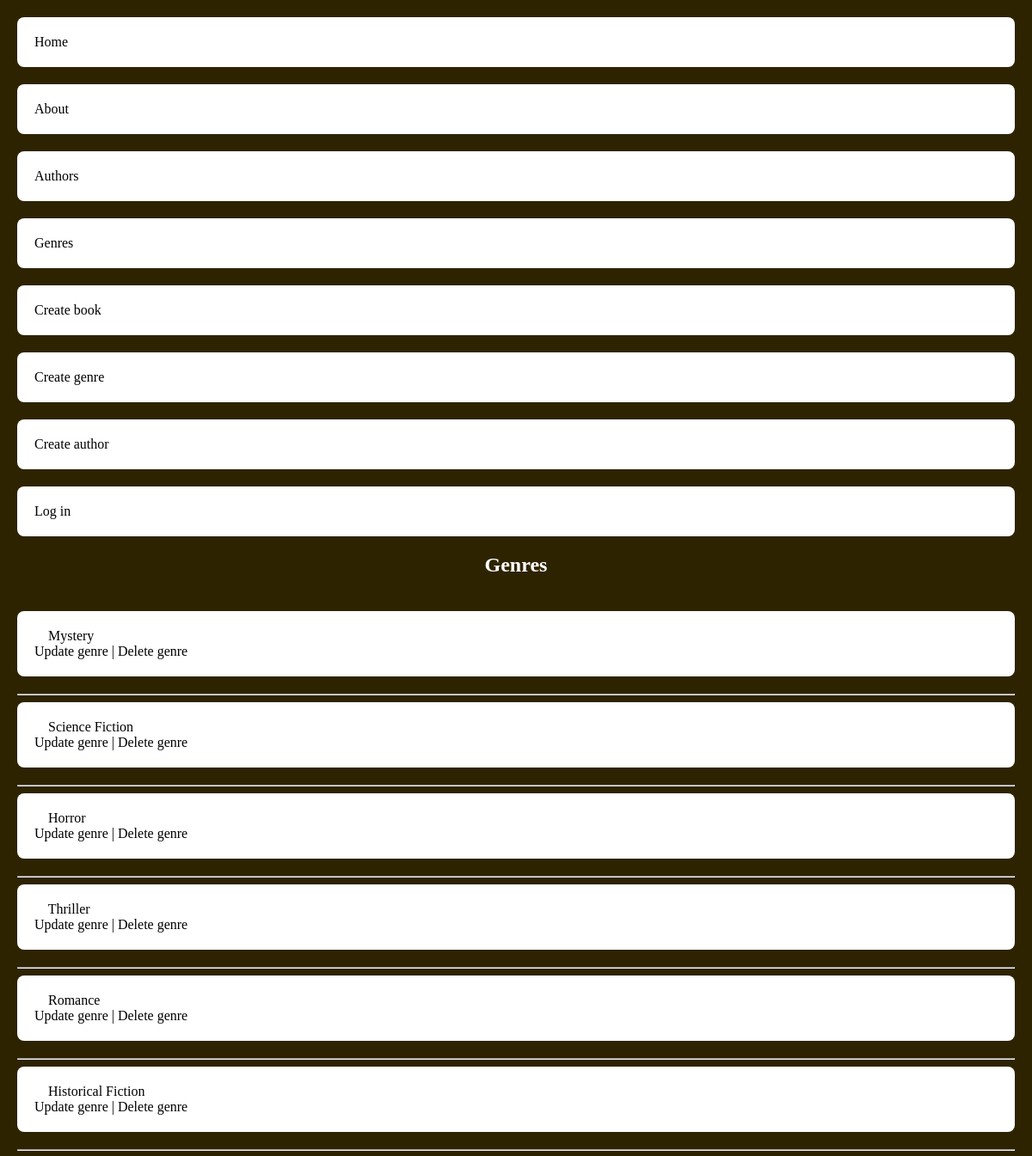
Before: /library/genres/ (upper part) with the older database file.
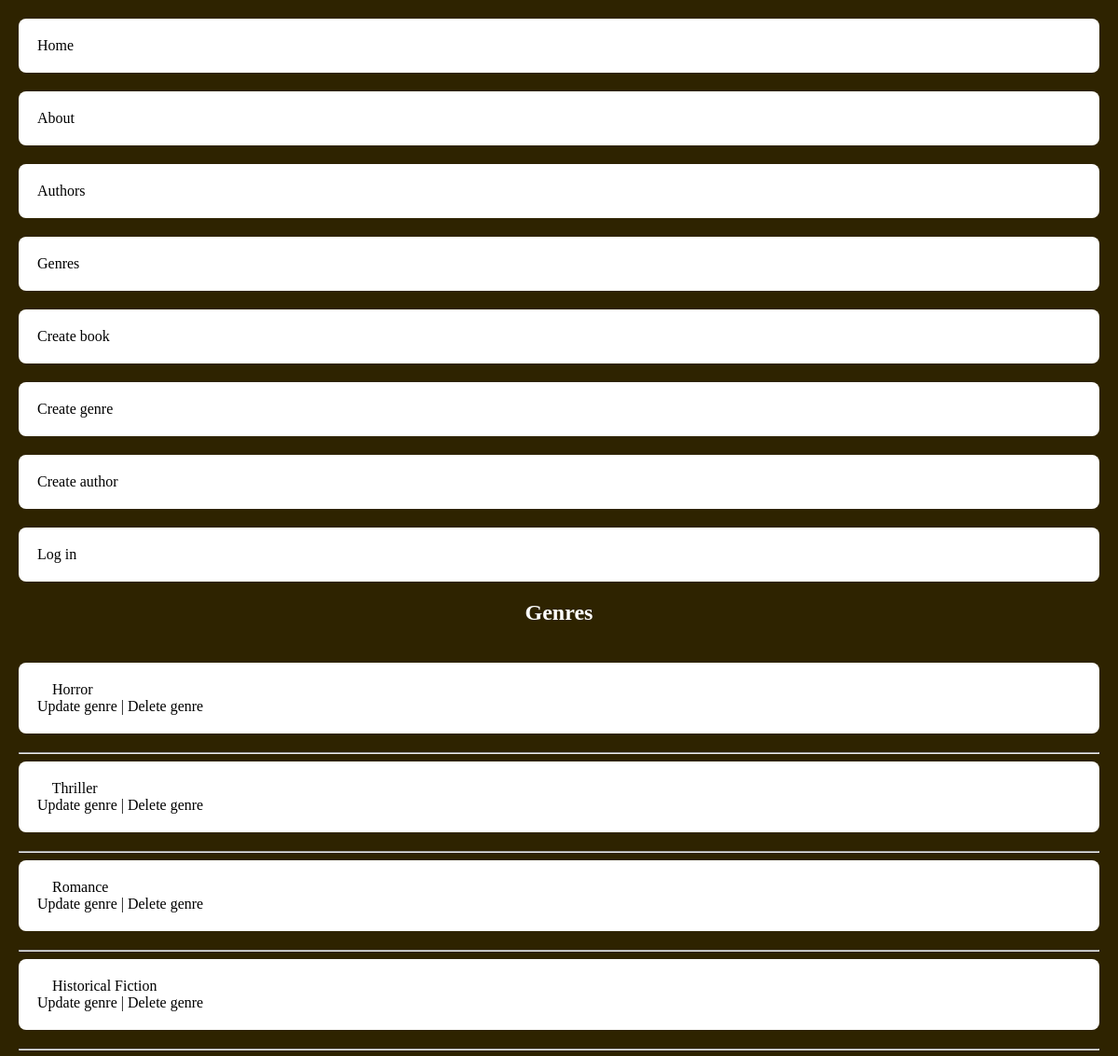
After: the same page with the newer database file.
### library/models.py (models this page shows, shortened)
class Genre(models.Model):
    genre = models.CharField(max_length=100, db_index=True)

### library/views.py (the view)
# urls.py: path('genres/', views.genres, name='genres'),
def genres(request):
    genres = Genre.objects.all()
    context = {"title": "Genres", 'genres': genres}
    return render(request, 'library/genres.html', context=context)

### library/templatetags/tags.py (called while the page is built)
@register.simple_tag()
def get_menu():
    return views.menu

### library/templates/library/genres.html
{%extends 'base.html'%}
{% load tags %}
{%block content%}
    <h2> {{title}} </h2>
    <ul class="wight-colored-list">
    {% for genre in genres %}
        <li>
            <a href="{% url 'genre_by_id' genre.id %}"> {{genre.genre}} </a> <br>
            <a href="{% url 'update_genre' genre.id %}"> Update genre </a> |
            <a href="{% url 'delete_genre' genre.id %}"> Delete genre </a>
        </li>
        <hr>
    {% endfor %}
    </ul>
{%endblock%}

Changed rows visible on the page:
removed Genre: genre "Mystery"
removed Genre: genre "Science Fiction"
